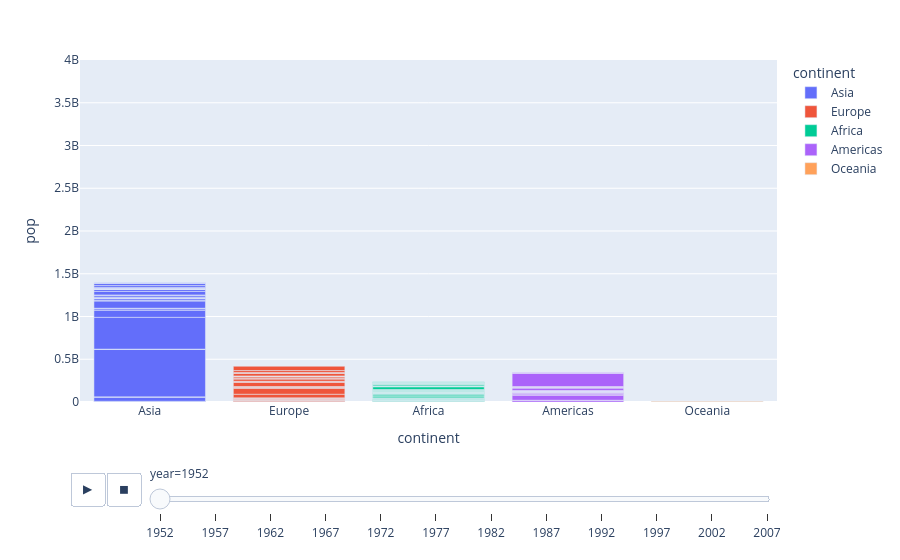

The notebook cell saved with this chart:
### Code cell
import plotly.express as px

# Load the built-in Gapminder dataset
df = px.data.gapminder()

# Create an animated bar chart
fig = px.bar(
    df,
    x="continent",
    y="pop",
    color="continent",
    animation_frame="year",
    animation_group="country",
    range_y=[0, 4000000000]
)

fig.show()

### Figure 1 — Plotly figure (JSON) as saved in the notebook; plotly's stock layout.template omitted (floating-point values rounded to 4 significant figures)
{"data": [{"hovertemplate": "continent=%{x}<br>year=1952<br>pop=%{y}<extra></extra>", "ids": ["Afghanistan", "Bahrain", "Bangladesh", "Cambodia", "China", "Hong Kong, China", "India", "Indonesia", "Iran", "Iraq", "Israel", "Japan", "Jordan", "Korea, Dem. Rep.", "Korea, Rep.", "Kuwait", "Lebanon", "Malaysia", "Mongolia", "Myanmar", "Nepal", "Oman", "Pakistan", "Philippines", "Saudi Arabia", "Singapore", "Sri Lanka", "Syria", "Taiwan", "Thailand", "Vietnam", "West Bank and Gaza", "Yemen, Rep."], "legendgroup": "Asia", "marker": {"color": "#636efa", "pattern": {"shape": ""}}, "name": "Asia", "orientation": "v", "showlegend": true, "textposition": "auto", "type": "bar", "x": ["Asia", "Asia", "Asia", "Asia", "Asia", "Asia", "Asia", "Asia", "Asia", "Asia", "Asia", "Asia", "Asia", "Asia", "Asia", "Asia", "Asia", "Asia", "Asia", "Asia", "Asia", "Asia", "Asia", "Asia", "Asia", "Asia", "Asia", "Asia", "Asia", "Asia", "Asia", "Asia", "Asia"], "xaxis": "x", "y": [8425333, 120447, 46886859, 4693836, 556263527, 2125900, 372000000, 82052000, 17272000, 5441766, 1620914, 86459025, 607914, 8865488, 20947571, 160000, 1439529, 6748378, 800663, 20092996, 9182536, 507833, 41346560, 22438691, 4005677, 1127000, 7982342, 3661549, 8550362, 21289402, 26246839, 1030585, 4963829], "yaxis": "y"}, {"hovertemplate": "continent=%{x}<br>year=1952<br>pop=%{y}<extra></extra>", "ids": ["Albania", "Austria", "Belgium", "Bosnia and Herzegovina", "Bulgaria", "Croatia", "Czech Republic", "Denmark", "Finland", "France", "Germany", "Greece", "Hungary", "Iceland", "Ireland", "Italy", "Montenegro", "Netherlands", "Norway", "Poland", "Portugal", "Romania", "Serbia", "Slovak Republic", "Slovenia", "Spain", "Sweden", "Switzerland", "Turkey", "United Kingdom"], "legendgroup": "Europe", "marker": {"color": "#EF553B", "pattern": {"shape": ""}}, "name": "Europe", "orientation": "v", "showlegend": true, "textposition": "auto", "type": "bar", "x": ["Europe", "Europe", "Europe", "Europe", "Europe", "Europe", "Europe", "Europe", "Europe", "Europe", "Europe", "Europe", "Europe", "Europe", "Europe", "Europe", "Europe", "Europe", "Europe", "Europe", "Europe", "Europe", "Europe", "Europe", "Europe", "Europe", "Europe", "Europe", "Europe", "Europe"], "xaxis": "x", "y": [1282697, 6927772, 8730405, 2791000, 7274900, 3882229, 9125183, 4334000, 4090500, 42459667, 69145952, 7733250, 9504000, 147962, 2952156, 47666000, 413834, 10381988, 3327728, 25730551, 8526050, 16630000, 6860147, 3558137, 1489518, 28549870, 7124673, 4815000, 22235677, 50430000], "yaxis": "y"}, {"hovertemplate": "continent=%{x}<br>year=1952<br>pop=%{y}<extra></extra>", "ids": ["Algeria", "Angola", "Benin", "Botswana", "Burkina Faso", "Burundi", "Cameroon", "Central African Republic", "Chad", "Comoros", "Congo, Dem. Rep.", "Congo, Rep.", "Cote d'Ivoire", "Djibouti", "Egypt", "Equatorial Guinea", "Eritrea", "Ethiopia", "Gabon", "Gambia", "Ghana", "Guinea", "Guinea-Bissau", "Kenya", "Lesotho", "Liberia", "Libya", "Madagascar", "Malawi", "Mali", "Mauritania", "Mauritius", "Morocco", "Mozambique", "Namibia", "Niger", "Nigeria", "Reunion", "Rwanda", "Sao Tome and Principe", "Senegal", "Sierra Leone", "Somalia", "South Africa", "Sudan", "Swaziland", "Tanzania", "Togo", "Tunisia", "Uganda", "Zambia", "Zimbabwe"], "legendgroup": "Africa", "marker": {"color": "#00cc96", "pattern": {"shape": ""}}, "name": "Africa", "orientation": "v", "showlegend": true, "textposition": "auto", "type": "bar", "x": ["Africa", "Africa", "Africa", "Africa", "Africa", "Africa", "Africa", "Africa", "Africa", "Africa", "Africa", "Africa", "Africa", "Africa", "Africa", "Africa", "Africa", "Africa", "Africa", "Africa", "Africa", "Africa", "Africa", "Africa", "Africa", "Africa", "Africa", "Africa", "Africa", "Africa", "Africa", "Africa", "Africa", "Africa", "Africa", "Africa", "Africa", "Africa", "Africa", "Africa", "Africa", "Africa", "Africa", "Africa", "Africa", "Africa", "Africa", "Africa", "Africa", "Africa", "Africa", "Africa"], "xaxis": "x", "y": [9279525, 4232095, 1738315, 442308, 4469979, 2445618, 5009067, 1291695, 2682462, 153936, 14100005, 854885, 2977019, 63149, 22223309, 216964, 1438760, 20860941, 420702, 284320, 5581001, 2664249, 580653, 6464046, 748747, 863308, 1019729, 4762912, 2917802, 3838168, 1022556, 516556, 9939217, 6446316, 485831, 3379468, 33119096, 257700, 2534927, 60011, 2755589, 2143249, 2526994, 14264935, 8504667, 290243, 8322925, 1219113, 3647735, 5824797, 2672000, 3080907], "yaxis": "y"}, {"hovertemplate": "continent=%{x}<br>year=1952<br>pop=%{y}<extra></extra>", "ids": ["Argentina", "Bolivia", "Brazil", "Canada", "Chile", "Colombia", "Costa Rica", "Cuba", "Dominican Republic", "Ecuador", "El Salvador", "Guatemala", "Haiti", "Honduras", "Jamaica", "Mexico", "Nicaragua", "Panama", "Paraguay", "Peru", "Puerto Rico", "Trinidad and Tobago", "United States", "Uruguay", "Venezuela"], "legendgroup": "Americas", "marker": {"color": "#ab63fa", "pattern": {"shape": ""}}, "name": "Americas", "orientation": "v", "showlegend": true, "textposition": "auto", "type": "bar", "x": ["Americas", "Americas", "Americas", "Americas", "Americas", "Americas", "Americas", "Americas", "Americas", "Americas", "Americas", "Americas", "Americas", "Americas", "Americas", "Americas", "Americas", "Americas", "Americas", "Americas", "Americas", "Americas", "Americas", "Americas", "Americas"], "xaxis": "x", "y": [17876956, 2883315, 56602560, 14785584, 6377619, 12350771, 926317, 6007797, 2491346, 3548753, 2042865, 3146381, 3201488, 1517453, 1426095, 30144317, 1165790, 940080, 1555876, 8025700, 2227000, 662850, 157553000, 2252965, 5439568], "yaxis": "y"}, {"hovertemplate": "continent=%{x}<br>year=1952<br>pop=%{y}<extra></extra>", "ids": ["Australia", "New Zealand"], "legendgroup": "Oceania", "marker": {"color": "#FFA15A", "pattern": {"shape": ""}}, "name": "Oceania", "orientation": "v", "showlegend": true, "textposition": "auto", "type": "bar", "x": ["Oceania", "Oceania"], "xaxis": "x", "y": [8691212, 1994794], "yaxis": "y"}], "layout": {"barmode": "relative", "legend": {"title": {"text": "continent"}, "tracegroupgap": 0}, "margin": {"t": 60}, "sliders": [{"active": 0, "currentvalue": {"prefix": "year="}, "len": 0.9, "pad": {"b": 10, "t": 60}, "steps": [{"args": [["1952"], {"frame": {"duration": 0, "redraw": true}, "fromcurrent": true, "mode": "immediate", "transition": {"duration": 0, "easing": "linear"}}], "label": "1952", "method": "animate"}, {"args": [["1957"], {"frame": {"duration": 0, "redraw": true}, "fromcurrent": true, "mode": "immediate", "transition": {"duration": 0, "easing": "linear"}}], "label": "1957", "method": "animate"}, {"args": [["1962"], {"frame": {"duration": 0, "redraw": true}, "fromcurrent": true, "mode": "immediate", "transition": {"duration": 0, "easing": "linear"}}], "label": "1962", "method": "animate"}, {"args": [["1967"], {"frame": {"duration": 0, "redraw": true}, "fromcurrent": true, "mode": "immediate", "transition": {"duration": 0, "easing": "linear"}}], "label": "1967", "method": "animate"}, {"args": [["1972"], {"frame": {"duration": 0, "redraw": true}, "fromcurrent": true, "mode": "immediate", "transition": {"duration": 0, "easing": "linear"}}], "label": "1972", "method": "animate"}, {"args": [["1977"], {"frame": {"duration": 0, "redraw": true}, "fromcurrent": true, "mode": "immediate", "transition": {"duration": 0, "easing": "linear"}}], "label": "1977", "method": "animate"}, {"args": [["1982"], {"frame": {"duration": 0, "redraw": true}, "fromcurrent": true, "mode": "immediate", "transition": {"duration": 0, "easing": "linear"}}], "label": "1982", "method": "animate"}, {"args": [["1987"], {"frame": {"duration": 0, "redraw": true}, "fromcurrent": true, "mode": "immediate", "transition": {"duration": 0, "easing": "linear"}}], "label": "1987", "method": "animate"}, {"args": [["1992"], {"frame": {"duration": 0, "redraw": true}, "fromcurrent": true, "mode": "immediate", "transition": {"duration": 0, "easing": "linear"}}], "label": "1992", "method": "animate"}, {"args": [["1997"], {"frame": {"duration": 0, "redraw": true}, "fromcurrent": true, "mode": "immediate", "transition": {"duration": 0, "easing": "linear"}}], "label": "1997", "method": "animate"}, {"args": [["2002"], {"frame": {"duration": 0, "redraw": true}, "fromcurrent": true, "mode": "immediate", "transition": {"duration": 0, "easing": "linear"}}], "label": "2002", "method": "animate"}, {"args": [["2007"], {"frame": {"duration": 0, "redraw": true}, "fromcurrent": true, "mode": "immediate", "transition": {"duration": 0, "easing": "linear"}}], "label": "2007", "method": "animate"}], "x": 0.1, "xanchor": "left", "y": 0, "yanchor": "top"}], "updatemenus": [{"buttons": [{"args": [null, {"frame": {"duration": 500, "redraw": true}, "fromcurrent": true, "mode": "immediate", "transition": {"duration": 500, "easing": "linear"}}], "label": "&#9654;", "method": "animate"}, {"args": [[null], {"frame": {"duration": 0, "redraw": true}, "fromcurrent": true, "mode": "immediate", "transition": {"duration": 0, "easing": "linear"}}], "label": "&#9724;", "method": "animate"}], "direction": "left", "pad": {"r": 10, "t": 70}, "showactive": false, "type": "buttons", "x": 0.1, "xanchor": "right", "y": 0, "yanchor": "top"}], "xaxis": {"anchor": "y", "categoryarray": ["Asia", "Europe", "Africa", "Americas", "Oceania"], "categoryorder": "array", "domain": [0, 1], "title": {"text": "continent"}}, "yaxis": {"anchor": "x", "domain": [0, 1], "range": [0, 4000000000], "title": {"text": "pop"}}}}
